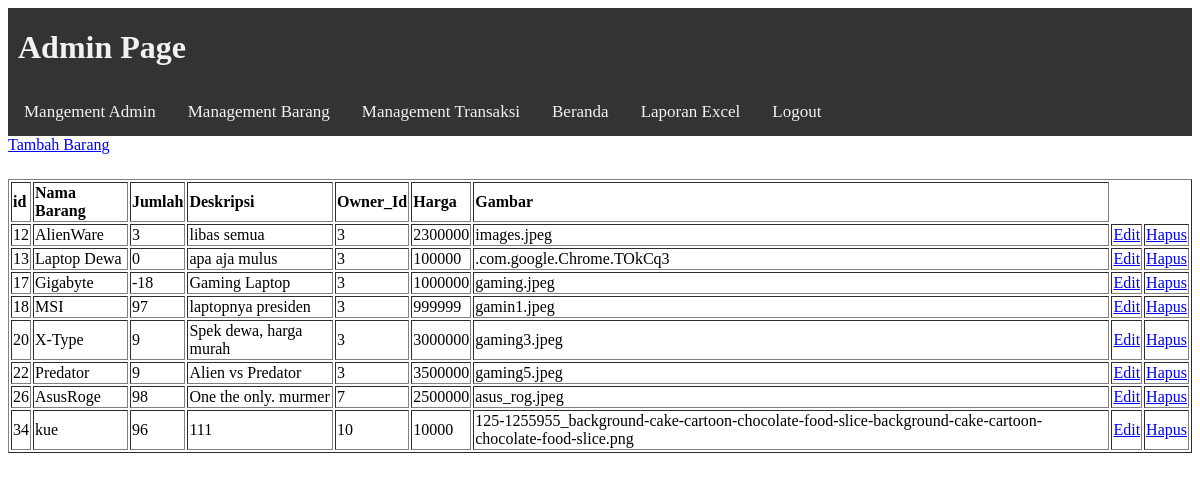
Screenshot of /admin_page.php?pg=manbar (signed in) with the database file from the repository.
### tables this page shows
CREATE TABLE `barang` (
  `id` int(10) NOT NULL,
  `nama_barang` varchar(50) NOT NULL,
  `jumlah` int(10) NOT NULL,
  `deskripsi` varchar(150) NOT NULL,
  `owner_id` int(10) NOT NULL,
  `harga` int(10) NOT NULL,
  `gambar` varchar(250) NOT NULL
);

### database.php (called while the page is built, shortened)
<?php
if (!isset($db))
{
	class Database
	{
		private $connection;
		public function __construct($ip="127.0.0.1", $db="emart", $uname="root", $password="")
		{
			$this->connection = mysqli_connect($ip, $uname, $password);
		}
		public function cusq($q)
		{
			return mysqli_query($this->connection, $q);
		}
	public function get_barang($id="")
		{
			if (!$id=="")
			{
			$a = $this->cusq( sprintf("select * from barang where id='%s'", $id));
			}
			else{
			$a = $this->cusq( sprintf("select * from barang"));
			}
			$b = array();
			$i = 0;
			while ($e = mysqli_fetch_row($a))
			{
				$b[$i] = $e;
				$i++;
			}
			return $b;
		}
	}
}
?>

### admin_page.php (the view, shortened to what this page needs)
<?php
include("database.php");
$db = new Database();
?>
<!DOCTYPE html>
<html>
<head>
	<link rel="stylesheet" href="admin_page.css"/>
</head>
<body>
<div class="topnav">
 <h1 style="color: #f2f2f2;margin-left: 10px;">Admin Page</h1>
 <a class="active" href="admin_page.php?pg=manadm">Mangement Admin</a>
 <a class="active" href="admin_page.php?pg=manbar">Management Barang</a>
 <a class="active" href="admin_page.php?pg=mantran">Management Transaksi</a>
 <a class="active" href="index.php">Beranda</a>
 <a class="active" href="laporan_excel.php">Laporan Excel</a>
 <a class="active" href="logout.php">Logout</a>
</div>
<table border='1' style="margin-top: 25px;" align="center">
<?php
if (!isset($_GET["pg"]))
{
	$hal = "manadm";
}
else{
$hal = $_GET["pg"];
}
switch ($hal)
{
	case "manbar":
		echo "<a href='tambah_barang.php'>Tambah Barang</a>";
		$a = $db->get_barang();
		$header = array("id", "Nama Barang", "Jumlah", "Deskripsi", "Owner_Id", "Harga", "Gambar");
		echo "<tr>";
		foreach ($header as $e)
		{
			printf("<td><b>%s</b></td>", $e);
		}
		echo "</tr>";
		foreach($a as $b)
		{
			echo "<tr>";
			$extra = array(array("Edit", "edit_barang.php"), array("Hapus", "hapus_barang.php"));
			foreach($b as $c)
			{
				printf("<td>%s</td>", $c);
			}
			foreach($extra as $c)
			{
				printf("<td><a href='%s'>%s</a></td>", $c[1]."?id=".$b[0], $c[0]);
			}
			echo "</tr>";
		}
		break;
}
?>
</table>
</body>
</html>

### admin_page.css (style rules this page uses)
.topnav { overflow: hidden; background-color: #333; }
.topnav a { color: #f2f2f2; text-align: center; text-decoration: none; float: left; padding: 14px 16px; font-size: 17px; }

### rows the page displays
barang: id "12", nama_barang "AlienWare", c "3", deskripsi "libas semua", harga "2300000", gambar "images.jpeg", c "Edit", c "Hapus"
barang: id "13", nama_barang "Laptop Dewa", jumlah "0", deskripsi "apa aja mulus", owner "3", harga "100000", gambar ".com.google.Chrome.TOkCq3", c "Edit", c "Hapus"
barang: id "17", nama_barang "Gigabyte", jumlah "-18", deskripsi "Gaming Laptop", owner "3", harga "1000000", gambar "gaming.jpeg", c "Edit", c "Hapus"
barang: id "18", nama_barang "MSI", jumlah "97", deskripsi "laptopnya presiden", owner "3", harga "999999", gambar "gamin1.jpeg", c "Edit", c "Hapus"
barang: id "20", nama_barang "X-Type", jumlah "9", deskripsi "Spek dewa, harga murah", owner "3", harga "3000000", gambar "gaming3.jpeg", c "Edit", c "Hapus"
barang: id "22", nama_barang "Predator", jumlah "9", deskripsi "Alien vs Predator", owner "3", harga "3500000", gambar "gaming5.jpeg", c "Edit", c "Hapus"
barang: id "26", nama_barang "AsusRoge", jumlah "98", deskripsi "One the only. murmer", owner "7", harga "2500000", gambar "asus_rog.jpeg", c "Edit", c "Hapus"
barang: id "34", nama_barang "kue", jumlah "96", deskripsi "111", owner "10", harga "10000", gambar "125-1255955_background-cake-cartoon-chocolate-food-slice-background-cake-cartoon-chocolate-food-slice.png", c "Edit", c "Hapus"

### other values shown
$e "id"
$e "Nama Barang"
$e "Jumlah"
$e "Deskripsi"
$e "Owner_Id"
$e "Harga"
$e "Gambar"
